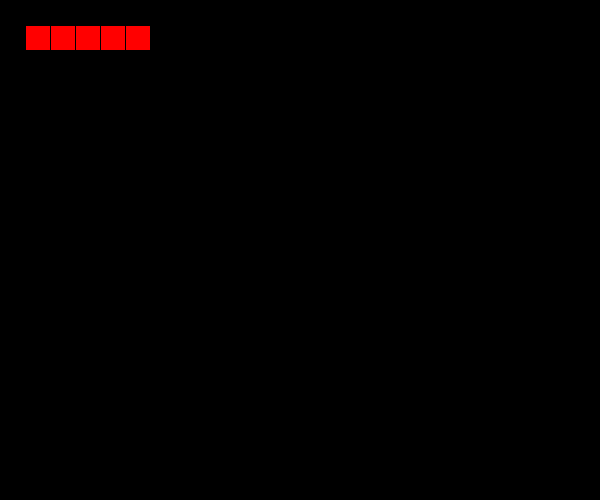
Frame 1 (no input)
Frame 60 (the mouse pressed at the canvas centre just before this capture): identical to frame 1, image omitted
Frame 120 (the mouse held since frame 60 and released just before this capture): identical to frame 1, image omitted

The Processing sketch that drew this single still picture (run headless with seeded random() and noise(); from frame 60 on, the mouse is pressed at the canvas centre):

// Processing sketch: week18_1_energy_bar
// ── week18_1_energy_bar.pde
//能量條 20格
void setup(){
  size(600,500);
}
int energy=5;
void draw(){
  background(0);
  for(int i=0; i<energy; i++){
    fill(255,0,0); rect(25+i*25, 25, 25,25);
  }
}
void keyPressed(){
  energy += 1;
}
